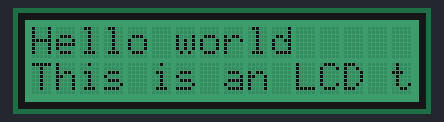
Recording of a program running on a simulated Raspberry Pi (BCM pin numbers) with a GrovePi. Shown: 16×2 character LCD. The interpreter's speed is modelled, so counts of loop turns are approximate.

Above: at 0.2 s.
At 5.09 s:
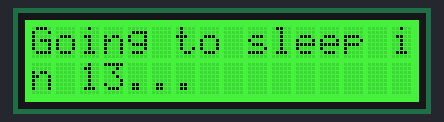
At 9.99 s:
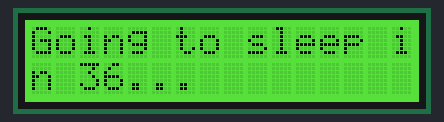
At 20.0 s:
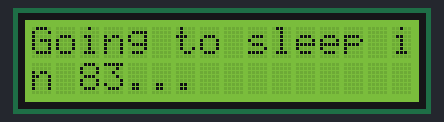
At 29.79 s:
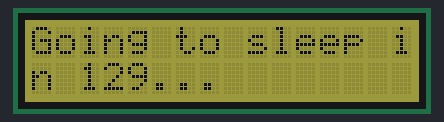
At 39.8 s:
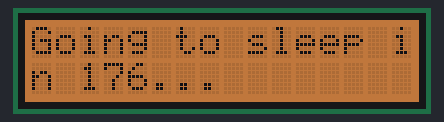

The program:

grove_rgb_lcd.py
```python
# Control Grove RGB LED connected to GrovePi+ port I2C-3.
# http://wiki.seeedstudio.com/Grove-LCD_RGB_Backlight/

import time,sys

if sys.platform == 'uwp':
    import winrt_smbus as smbus
    bus = smbus.SMBus(1)
else:
    import smbus
    import RPi.GPIO as GPIO
    rev = GPIO.RPI_REVISION
    if rev == 2 or rev == 3:
        bus = smbus.SMBus(1)
    else:
        bus = smbus.SMBus(0)

# this device has two I2C addresses
DISPLAY_RGB_ADDR = 0x62
DISPLAY_TEXT_ADDR = 0x3e

# set backlight to (R,G,B) (values from 0..255 for each)
def setRGB(r,g,b):
    bus.write_byte_data(DISPLAY_RGB_ADDR,0,0)
    bus.write_byte_data(DISPLAY_RGB_ADDR,1,0)
    bus.write_byte_data(DISPLAY_RGB_ADDR,0x08,0xaa)
    bus.write_byte_data(DISPLAY_RGB_ADDR,4,r)
    bus.write_byte_data(DISPLAY_RGB_ADDR,3,g)
    bus.write_byte_data(DISPLAY_RGB_ADDR,2,b)

# send command to display (no need for external use)
def textCommand(cmd):
    bus.write_byte_data(DISPLAY_TEXT_ADDR,0x80,cmd)

# set display text \n for second line(or auto wrap)
def setText(text):
    textCommand(0x01) # clear display
    time.sleep(.05)
    textCommand(0x08 | 0x04) # display on, no cursor
    textCommand(0x28) # 2 lines
    time.sleep(.05)
    count = 0
    row = 0
    for c in text:
        if c == '\n' or count == 16:
            count = 0
            row += 1
            if row == 2:
                break
            textCommand(0xc0)
            if c == '\n':
                continue
        count += 1
        bus.write_byte_data(DISPLAY_TEXT_ADDR,0x40,ord(c))

#Update the display without erasing the display
def setText_norefresh(text):
    textCommand(0x02) # return home
    time.sleep(.05)
    textCommand(0x08 | 0x04) # display on, no cursor
    textCommand(0x28) # 2 lines
    time.sleep(.05)
    count = 0
    row = 0
    while len(text) < 32: #clears the rest of the screen
        text += ' '
    for c in text:
        if c == '\n' or count == 16:
            count = 0
            row += 1
            if row == 2:
                break
            textCommand(0xc0)
            if c == '\n':
                continue
        count += 1
        bus.write_byte_data(DISPLAY_TEXT_ADDR,0x40,ord(c))

# example code
if __name__=="__main__":
    setText("Hello world\nThis is an LCD test")
    setRGB(0,128,64)
    time.sleep(2)
    for c in range(0,255):
        setText_norefresh("Going to sleep in {}...".format(str(c)))
        setRGB(c,255-c,0)
        time.sleep(0.1)
    setRGB(0,255,0)
    setText("Bye bye, this should wrap onto next line")
```

Measured:
- what the display in image 0 shows lasts 2.1 s, from 0.1 s to 2.2 s
